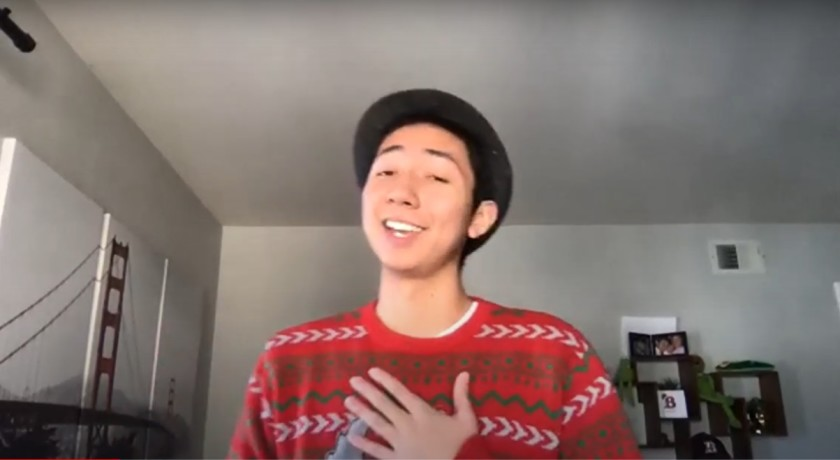
#> input picture ch.6/joseph.jpeg, 840 x 460 px
$ python cropping.py --image joseph.jpeg
#> lines starting #> are read from the running program, lines starting #| are printed output that depends on the picture
import numpy as np
import argparse
import cv2

parser = argparse.ArgumentParser()
parser.add_argument("--image", required = True, help = "Path to image")
args = vars(parser.parse_args())

img = cv2.imread(args["image"])
#> img is the input picture: shape (460, 840, 3); mean B, G, R 109.4, 113.9, 132.2
print(img.shape)
#| (460, 840, 3)
cv2.imshow("Joseph", img)

cropped_img = img[150:300, 350:500]
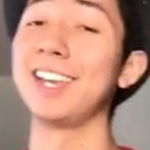
#> cropped_img: shape (150, 150, 3); mean B, G, R 123, 141.5, 189.1
cv2.imshow("Joseph + Scissors", cropped_img)

cv2.waitKey(0)
